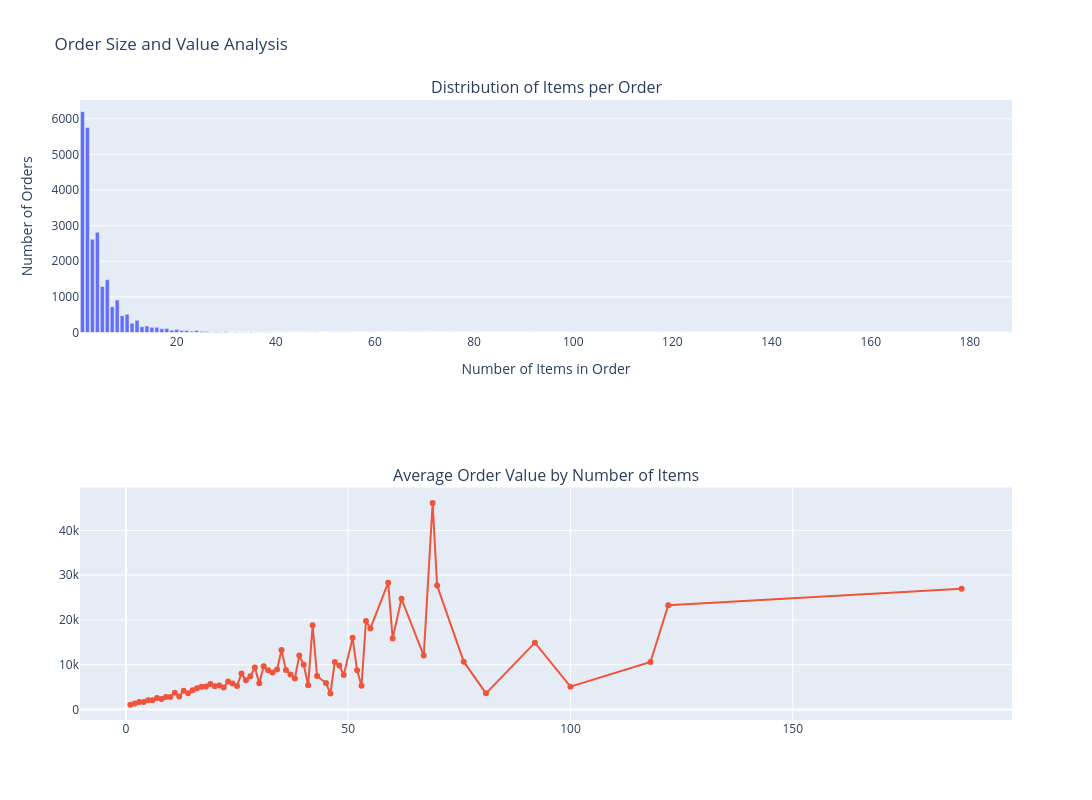

This figure's notebook cell:
### Code cell
order_size_counts = df['item_count'].value_counts().sort_index()

avg_order_value = df.groupby('item_count')['Total'].mean()

fig = sp.make_subplots(
    rows=2, cols=1, 
    subplot_titles=["Distribution of Items per Order", "Average Order Value by Number of Items"]
)

fig.add_trace(
    go.Bar(x=order_size_counts.index, y=order_size_counts.values, name="Order Size Distribution"),
    row=1, col=1
)

fig.add_trace(
    go.Scatter(x=avg_order_value.index, y=avg_order_value.values, mode='lines+markers', name="Average Order Value"),
    row=2, col=1
)

fig.update_layout(
    height=800, width=1280, 
    title_text="Order Size and Value Analysis",
    xaxis_title="Number of Items in Order",
    yaxis_title="Number of Orders",
    showlegend=False
)

fig.show()

print("\nOrder Size Summary:")
print(f"Most common order size: {df['item_count'].mode().values[0]} items")
print(f"Average order size: {df['item_count'].mean():.2f} items")
print(f"Maximum items in an order: {df['item_count'].max()}")
print(f"Minimum items in an order: {df['item_count'].min()}")

### Figure 1 — Plotly figure (JSON) as saved in the notebook; plotly's stock layout.template omitted (floating-point values rounded to 4 significant figures)
{"data": [{"name": "Order Size Distribution", "type": "bar", "x": [1, 2, 3, 4, 5, 6, 7, 8, 9, 10, 11, 12, 13, 14, 15, 16, 17, 18, 19, 20, 21, 22, 23, 24, 25, 26, 27, 28, 29, 30, 31, 32, 33, 34, 35, 36, 37, 38, 39, 40, 41, 42, 43, 45, 46, 47, 48, 49, 51, 52, 53, 54, 55, 59, 60, 62, 67, 69, 70, 76, 81, 92, 100, 118, 122, 188], "xaxis": "x", "y": [6201, 5757, 2615, 2815, 1294, 1480, 724, 910, 473, 510, 260, 341, 162, 185, 146, 150, 103, 111, 63, 85, 53, 57, 36, 53, 32, 29, 15, 21, 14, 19, 9, 17, 7, 10, 11, 10, 7, 6, 8, 7, 3, 5, 3, 3, 1, 2, 4, 3, 1, 1, 1, 1, 2, 1, 3, 2, 2, 3, 2, 1, 1, 1, 1, 1, 1, 1], "yaxis": "y"}, {"mode": "lines+markers", "name": "Average Order Value", "type": "scatter", "x": [1, 2, 3, 4, 5, 6, 7, 8, 9, 10, 11, 12, 13, 14, 15, 16, 17, 18, 19, 20, 21, 22, 23, 24, 25, 26, 27, 28, 29, 30, 31, 32, 33, 34, 35, 36, 37, 38, 39, 40, 41, 42, 43, 45, 46, 47, 48, 49, 51, 52, 53, 54, 55, 59, 60, 62, 67, 69, 70, 76, 81, 92, 100, 118, 122, 188], "xaxis": "x2", "y": [1079.0, 1304.0, 1657.0, 1670.0, 2062.0, 2053.0, 2555.0, 2353.0, 2761.0, 2776.0, 3756.0, 2905.0, 4189.0, 3613.0, 4290.0, 4749.0, 5048.0, 5130.0, 5671.0, 5211.0, 5365.0, 4899.0, 6271.0, 5790.0, 5215.0, 8052.0, 6505.0, 7417.0, 9349.0, 5876.0, 9629.0, 8749.0, 8274.0, 8920.0, 13290.0, 8794.0, 7836.0, 6925.0, 12030.0, 10000.0, 5392.0, 18790.0, 7467.0, 5894.0, 3548.0, 10610.0, 9825.0, 7699.0, 16040.0, 8753.0, 5300.0, 19790.0, 18110.0, 28310.0, 15830.0, 24720.0, 12030.0, 46150.0, 27690.0, 10670.0, 3600.0, 14920.0, 5100.0, 10610.0, 23290.0, 26990.0], "yaxis": "y2"}], "layout": {"annotations": [{"font": {"size": 16}, "showarrow": false, "text": "Distribution of Items per Order", "x": 0.5, "xanchor": "center", "xref": "paper", "y": 1, "yanchor": "bottom", "yref": "paper"}, {"font": {"size": 16}, "showarrow": false, "text": "Average Order Value by Number of Items", "x": 0.5, "xanchor": "center", "xref": "paper", "y": 0.375, "yanchor": "bottom", "yref": "paper"}], "height": 800, "showlegend": false, "title": {"text": "Order Size and Value Analysis"}, "width": 1280, "xaxis": {"anchor": "y", "domain": [0, 1], "title": {"text": "Number of Items in Order"}}, "xaxis2": {"anchor": "y2", "domain": [0, 1]}, "yaxis": {"anchor": "x", "domain": [0.625, 1], "title": {"text": "Number of Orders"}}, "yaxis2": {"anchor": "x2", "domain": [0, 0.375]}}}
